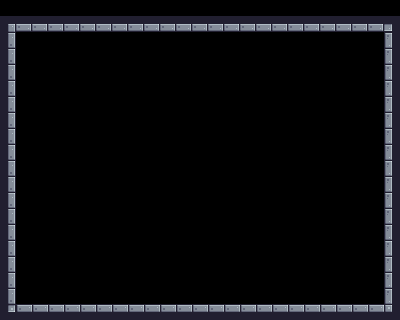

This game map was drawn from its Tiled (.tmx) file and the tilesets committed beside it. A one-line description and the full map source follow:
An orthogonal 25x20 tile map with 16x16 px tiles, 1 tile layer (Tile Layer 1).

<map version="1.10" tiledversion="1.11.2" orientation="orthogonal" renderorder="right-down" width="25" height="20" tilewidth="16" tileheight="16" infinite="0" nextlayerid="2" nextobjectid="1">
 <tileset firstgid="1" name="tile1" tilewidth="16" tileheight="16" tilecount="242" columns="22">
  <image source="../assets/Terrain/Terrain (16x16).png" width="352" height="176" />
 </tileset>
 <layer id="1" name="Tile Layer 1" width="25" height="20">
  <data encoding="csv">
0,0,0,0,0,0,0,0,0,0,0,0,0,0,0,0,0,0,0,0,0,0,0,0,0,
4,46,46,46,46,46,46,46,46,46,46,46,46,46,46,46,46,46,46,46,46,46,46,46,2684354564,
25,0,0,0,0,0,0,0,0,0,0,0,0,0,0,0,0,0,0,0,0,0,0,0,23,
25,0,0,0,0,0,0,0,0,0,0,0,0,0,0,0,0,0,0,0,0,0,0,0,23,
25,0,0,0,0,0,0,0,0,0,0,0,0,0,0,0,0,0,0,0,0,0,0,0,23,
25,0,0,0,0,0,0,0,0,0,0,0,0,0,0,0,0,0,0,0,0,0,0,0,23,
25,0,0,0,0,0,0,0,0,0,0,0,0,0,0,0,0,0,0,0,0,0,0,0,23,
25,0,0,0,0,0,0,0,0,0,0,0,0,0,0,0,0,0,0,0,0,0,0,0,23,
25,0,0,0,0,0,0,0,0,0,0,0,0,0,0,0,0,0,0,0,0,0,0,0,23,
25,0,0,0,0,0,0,0,0,0,0,0,0,0,0,0,0,0,0,0,0,0,0,0,23,
25,0,0,0,0,0,0,0,0,0,0,0,0,0,0,0,0,0,0,0,0,0,0,0,23,
25,0,0,0,0,0,0,0,0,0,0,0,0,0,0,0,0,0,0,0,0,0,0,0,23,
25,0,0,0,0,0,0,0,0,0,0,0,0,0,0,0,0,0,0,0,0,0,0,0,23,
25,0,0,0,0,0,0,0,0,0,0,0,0,0,0,0,0,0,0,0,0,0,0,0,23,
25,0,0,0,0,0,0,0,0,0,0,0,0,0,0,0,0,0,0,0,0,0,0,0,23,
25,0,0,0,0,0,0,0,0,0,0,0,0,0,0,0,0,0,0,0,0,0,0,0,23,
25,0,0,0,0,0,0,0,0,0,0,0,0,0,0,0,0,0,0,0,0,0,0,0,23,
25,0,0,0,0,0,0,0,0,0,0,0,0,0,0,0,0,0,0,0,0,0,0,0,23,
25,0,0,0,0,0,0,0,0,0,0,0,0,0,0,0,0,0,0,0,0,0,0,0,23,
2684354587,2,2,2,2,2,2,2,2,2,2,2,2,2,2,2,2,2,2,2,2,2,2,2,27
</data>
 </layer>
</map>
